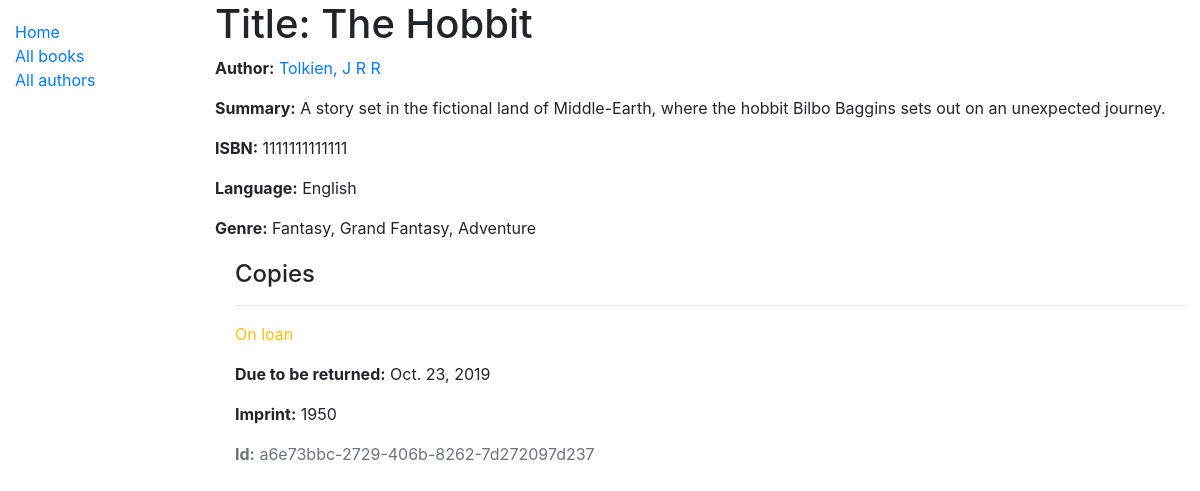
/catalog/book/1, run on the app's committed database.
### catalog/models.py (models this page shows, shortened)
class Book(models.Model):
	title = models.CharField(max_length = 200)
	author = models.ForeignKey('Author', on_delete = models.SET_NULL, null = True)
	summary = models.TextField(max_length = 1000, help_text = 'Enter a brief description of the book')
	isbn = models.CharField('ISBN', max_length = 13, help_text = '13 character <a href="https://www.isbn-international.org/content/what-isbn">ISBN number</a>')
	genre = models.ManyToManyField(Genre, help_text = 'Select a genre for this book')
	language = models.ForeignKey('Language', on_delete = models.SET_NULL, null = True)
	def display_genre(self):
		"""Create a string for the genre. This is required for the admin site."""
		return ', '.join(genre.name for genre in self.genre.all()[:3])
	display_genre.short_description = 'Genre'
	def display_language(self):
		"""Create a string for the language. This is required by the admin site."""
		return self.language.name
	display_language.short_description = 'Language'

class Author(models.Model):
	first_name = models.CharField(max_length = 100)
	last_name = models.CharField(max_length = 100)
	date_of_birth = models.DateField(null = True, blank = True)
	date_of_death = models.DateField('Died', null = True, blank = True)
	class Meta:
		ordering =['last_name', 'first_name']
	def __str__(self):
		return f'{self.last_name}, {self.first_name}'

class Language(models.Model):
	name = models.CharField(max_length = 200, help_text = "Enter the book's natural language.")
	def __str__(self):
		return self.name

class Genre(models.Model):
	name = models.CharField(max_length = 200, help_text = 'Enter a book genre.')
	def __str__(self):
		return self.name

class BookInstance(models.Model):
	id = models.UUIDField(primary_key = True, default = uuid.uuid4, help_text = 'Unique ID for this book.')
	book = models.ForeignKey('Book', on_delete = models.SET_NULL, null = True)
	imprint = models.CharField(max_length = 200)
	due_back = models.DateField(null = True, blank = True)
	LOAN_STATUS = (
		('m', 'Maintenance'),
		('o', 'On loan'),
		('a', 'Available'),
		('r', 'Reserved'),
	)
	status = models.CharField(
		max_length = 1,
		choices = LOAN_STATUS,
		blank = True,
		default = 'm',
		help_text = 'Book availability'
	)
	class Meta:
		ordering = ['due_back']
	def display_book(self):
		return self.book.title
	display_book.short_description = "Title"

### catalog/views.py (the view)
# urls.py: path('book/<int:pk>', views.BookDetailView.as_view(), name = 'book-detail'),
class BookDetailView(generic.DetailView):
	model = Book

### catalog/templates/catalog/book_detail.html
{% extends "base_generic.html" %}
{% block content %}
  <h1>Title: {{ book.title }}</h1>
  <p><strong>Author:</strong> <a href="{% url 'author-detail' book.author.pk %}">{{ book.author }}</a></p>
  <p><strong>Summary:</strong> {{ book.summary }}</p>
  <p><strong>ISBN:</strong> {{ book.isbn }}</p>
  <p><strong>Language:</strong> {{ book.language }}</p>
  <p><strong>Genre:</strong> {% for genre in book.genre.all %} {{ genre }}{% if not forloop.last %}, {% endif %}{% endfor %}</p>
  <div style="margin-left:20px;margin-top:20px">
    <h4>Copies</h4>
    {% for copy in book.bookinstance_set.all %}
      <hr>
      <p class="{% if copy.status == 'a' %}text-success{% elif copy.status == 'm' %}text-danger{% else %}text-warning{% endif %}">{{ copy.get_status_display }}</p>
      {% if copy.status != 'a' %}
        <p><strong>Due to be returned:</strong> {{copy.due_back}}</p>
      {% endif %}
      <p><strong>Imprint:</strong> {{copy.imprint}}</p>
      <p class="text-muted"><strong>Id:</strong> {{copy.id}}</p>
    {% endfor %}
  </div>
{% endblock %}

### catalog/templates/base_generic.html (shortened to what this page needs)
<!DOCTYPE html>
<html lang="en">
<head>
  <link rel="stylesheet" href="https://stackpath.bootstrapcdn.com/bootstrap/4.1.3/css/bootstrap.min.css">
  {% load static %}
  <link rel="stylesheet" href="{% static 'css/styles.css' %}">
</head>
<body>
  <div class="container-fluid">
    <div class="row">
      <div class="col-sm-2">
      {% block sidebar %}
        <ul class="sidebar-nav">
          <li><a href="{% url 'index' %}">Home</a></li>
          <li><a href="{% url 'books' %}">All books</a></li>
          <li><a href="{% url 'authors' %}">All authors</a></li>
        </ul>
     {% endblock %}
      </div>
      <div class="col-sm-10 ">{% block content %}{% endblock %}
      </div>
    </div>
  </div>
</body>
</html>

### catalog/static/css/styles.css (style rules this page uses)
.sidebar-nav { margin-top: 20px; padding: 0; list-style: none; }

### data on the page
Book: title "The Hobbit", author "Tolkien, J R R", summary "A story set in the fictional land of Middle-Earth, where the hobbit Bilbo Baggins sets out on an unexpected journey.", isbn "1111111111111", language "English"
Genre: name "Fantasy"
Genre: name "Grand Fantasy"
Genre: name "Adventure"
BookInstance: status "On loan", due_back "Oct. 23, 2019", imprint "1950", id "a6e73bbc-2729-406b-8262-7d272097d237"
